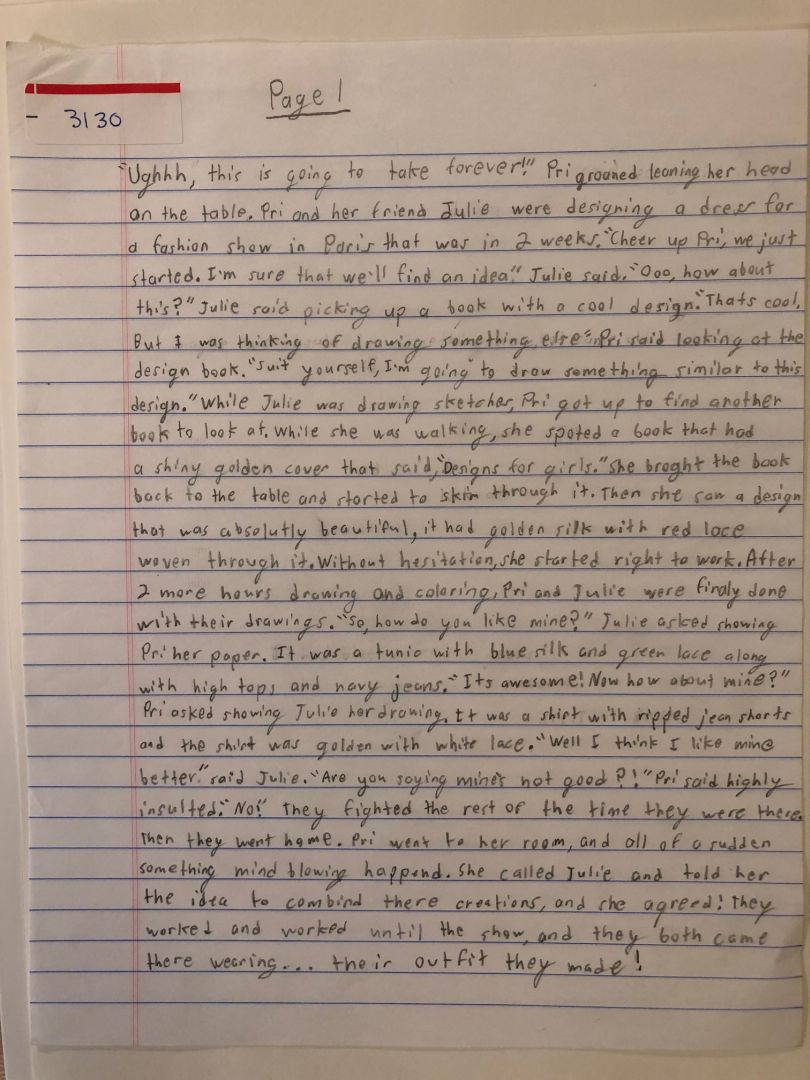
#> input picture data_management/autopreprocess_testing/data/Photo 3130 .jpg, 810 x 1080 px, found by its file name
$ jupyter execute --allow-errors FunctionBreakdown.ipynb   (older library calls are emulated)
#> lines starting #> are read from the running program, lines starting #| are printed output that depends on the picture; after the words box and inside, x2 and y2 are one past the last pixel; in counts of white or black regions, pixels touching at a corner belong together
[cell 1]
import cv2
import pytesseract
import numpy as np
import matplotlib as plt
import matplotlib.pyplot as pplt
from pytesseract import Output

[cell 2]
image = cv2.imread('/home/cwhyse/BloomProj/scribble-stadium-ds/data_management/autopreprocess_testing/data/Photo 3130 .jpg')
#> image is the input picture: shape (1080, 810, 3); mean B, G, R 133.9, 146.3, 163.1
#> (the rest of this cell did not finish here and is left out)

[cell 3]
# d["text"]

[cell 4]
# get grayscale image
def get_grayscale(image):
    return cv2.cvtColor(image, cv2.COLOR_BGR2GRAY)

# noise removal
def remove_noise(image):
    return cv2.medianBlur(image,5)

#thresholding
def thresholding(image):
    return cv2.threshold(image, 0, 255, cv2.THRESH_BINARY + cv2.THRESH_OTSU)[1]

#dilation
def dilate(image):
    kernel = np.ones((5,5),np.uint8)
    return cv2.dilate(image, kernel, iterations = 1)

#erosion
def erode(image):
    kernel = np.ones((5,5),np.uint8)
    return cv2.erode(image, kernel, iterations = 1)

#opening - erosion followed by dilation
def opening(image):
    kernel = np.ones((5,5),np.uint8)
    return cv2.morphologyEx(image, cv2.MORPH_OPEN, kernel)

#canny edge detection
def canny(image):
    return cv2.Canny(image, 100, 200)
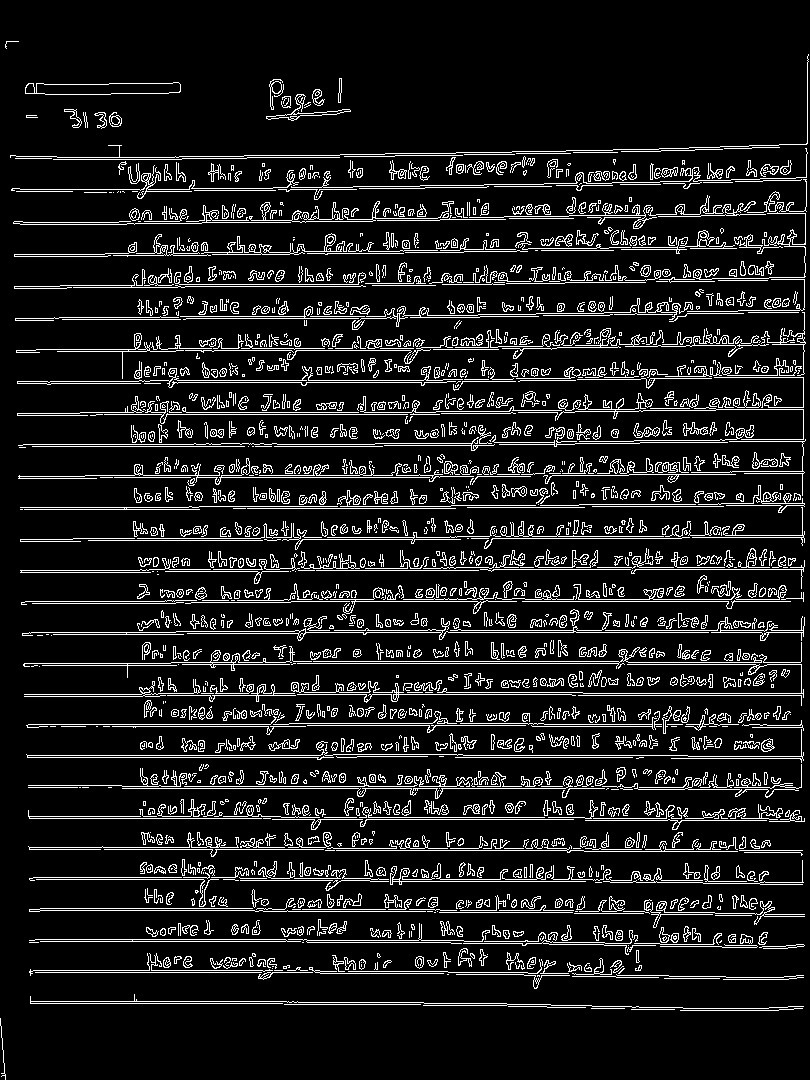
#> returned value: shape (1080, 810); 11% white in thin lines or dots

#skew correction
def deskew(image):
    coords = np.column_stack(np.where(image > 0))
    angle = cv2.minAreaRect(coords)[-1]
    if angle < -45:
        angle = -(90 + angle)
    else:
        angle = -angle
    (h, w) = image.shape[:2]
    center = (w // 2, h // 2)
    M = cv2.getRotationMatrix2D(center, angle, 1.0)
    rotated = cv2.warpAffine(image, M, (w, h), flags=cv2.INTER_CUBIC, borderMode=cv2.BORDER_REPLICATE)
    return rotated

#template matching
def match_template(image, template):
    return cv2.matchTemplate(image, template, cv2.TM_CCOEFF_NORMED)

# wrapping individual words
def bounding_boxes(image):
    n_boxes = len(d['text'])
    for i in range(n_boxes):
        if int(d['conf'][i]) > 60:
            (x, y, w, h) = (d['left'][i], d['top'][i], d['width'][i], d['height'][i])
            img = cv2.rectangle(img, (x, y), (x + w, y + h), (0, 255, 0), 2)
    return img

[cell 5]
opened = opening(image)

pplt.imshow(opened)
pplt.title('my picture')
pplt.show()

[cell 6]
canny = canny(image)

pplt.imshow(canny)
pplt.title('my picture')
pplt.show()

[cell 7]
canny.shape
#> Out = (1080, 810)

[cell 8]
# img = cv2.imread(image)
image = cv2.imread('/home/cwhyse/BloomProj/scribble-stadium-ds/data_management/autopreprocess_testing/data/Photo 3130 .jpg')
gray = get_grayscale(image)

pplt.imshow(gray)
pplt.title('my picture')
pplt.show()

[cell 9]
clean = remove_noise(image)

pplt.imshow(clean)
pplt.title('my picture')
pplt.show()

[cell 10]
# [5 lines of commented-out code are left out]

[cell 11]
# [5 lines of commented-out code are left out]

[cell 12]
# [5 lines of commented-out code are left out]

[cell 13]
# bounding_boxes(opened)

# pplt.imshow(opened)
# # pplt.title('my picture')
# pplt.show()

[cell 14]
# [5 lines of commented-out code are left out]

[cell 15]
# import numpy as np
# from scipy.misc import imshow, imsave, imread
imggray = np.mean(image, -1)
imfft = np.fft.fft2(imggray)
mags = np.abs(np.fft.fftshift(imfft))
angles = np.angle(np.fft.fftshift(imfft))
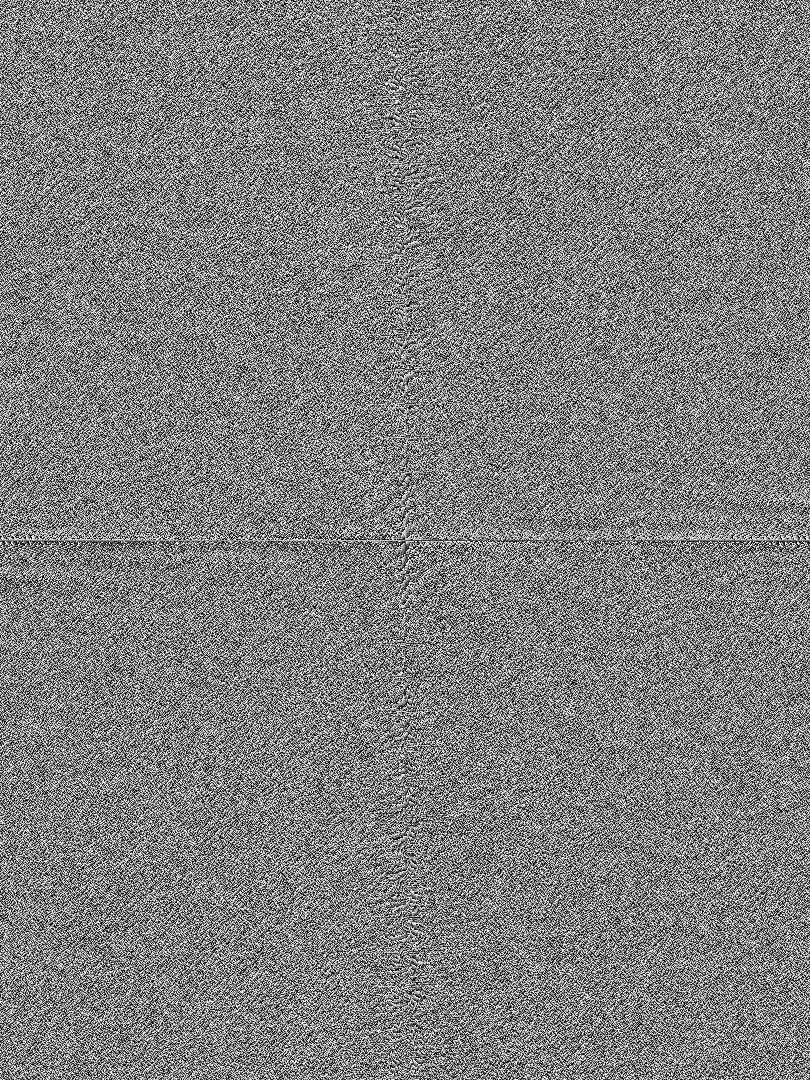
#> angles: shape (1080, 810) float64; min -3.14, max 3.14, mean 7.18e-06; drawn with min black and max white
visual = np.log(mags)
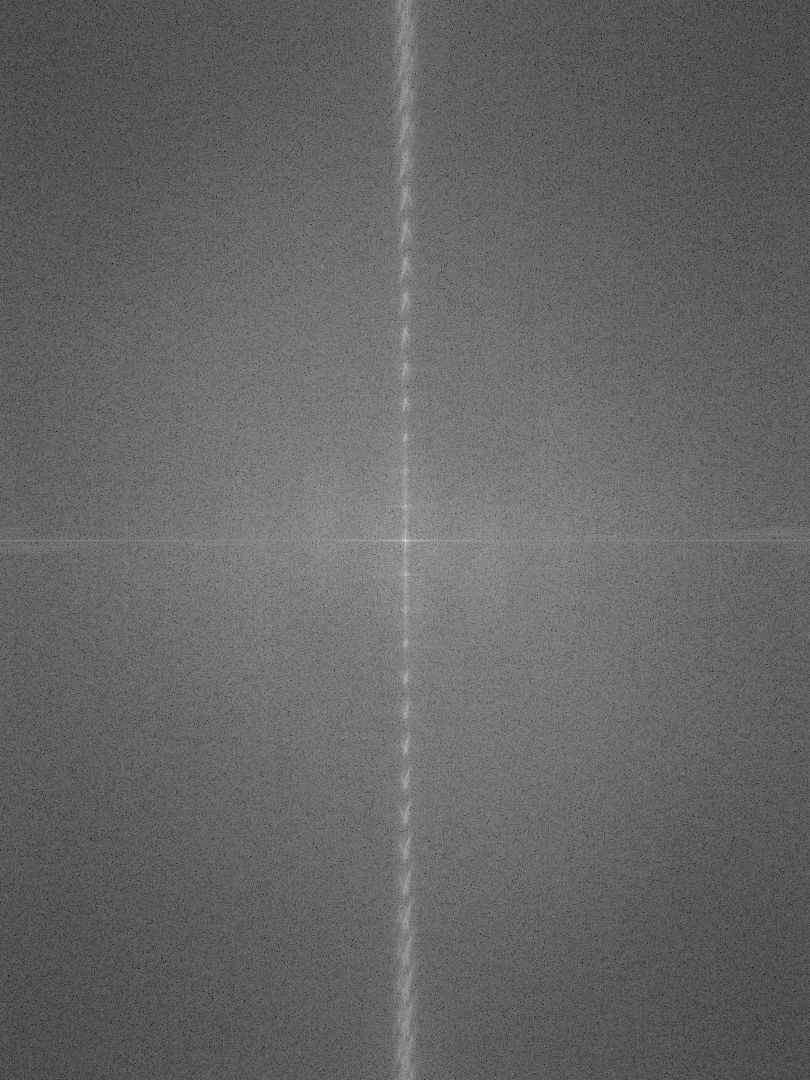
#> visual: shape (1080, 810) float64; min 1.53, max 18.68, mean 8.41; drawn with min black and max white
visual2 = (visual - visual.min()) / (visual.max() - visual.min())*255

[cell 16]
#
mask = image[:,:,:3]
mask = (np.mean(mask,-1) > 20)
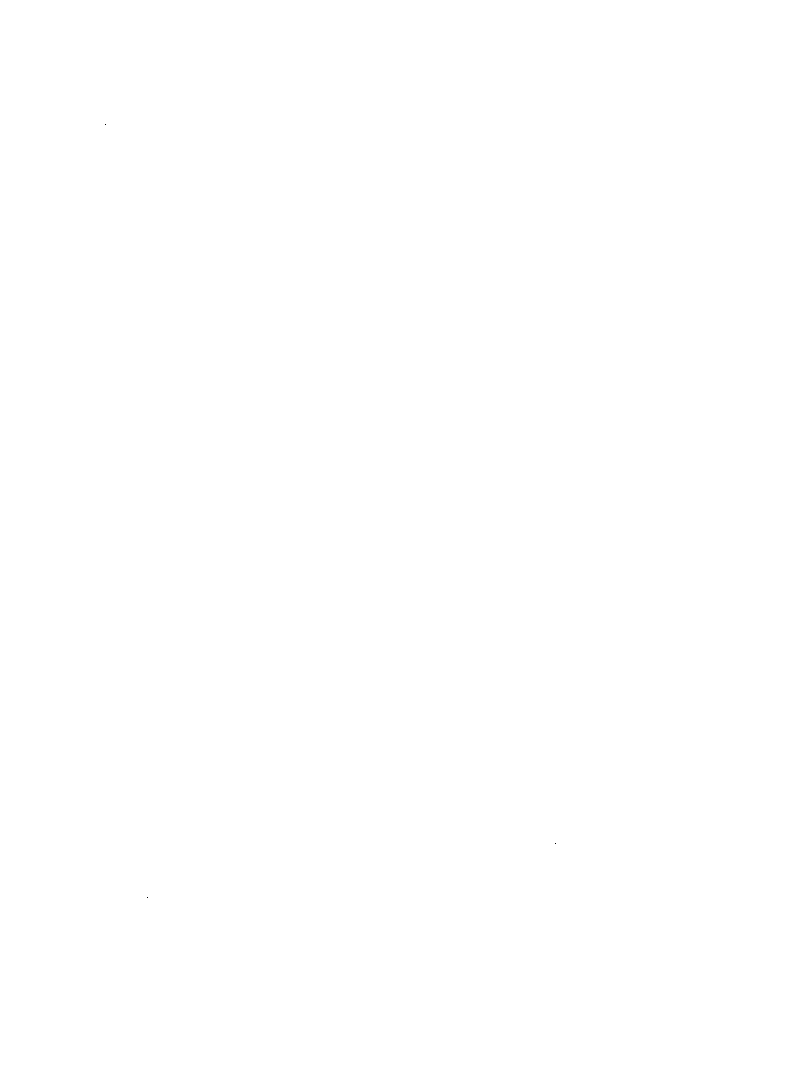
#> mask: shape (1080, 810) bool; 100% white; black in thin lines or dots, all inside (x1, y1, x2, y2) = (105, 124, 556, 898)
visual2[mask] = np.mean(visual)

[cell 17]
# !pip install opencv-contrib-python

[cell 18]
newmagsshift = np.exp(visual)
newffts = newmagsshift * np.exp(1j*angles)
newfft = np.fft.ifftshift(newffts)
imrev = np.fft.ifft2(newfft)
newim2 = 255 - np.abs(imrev).astype(np.uint8)
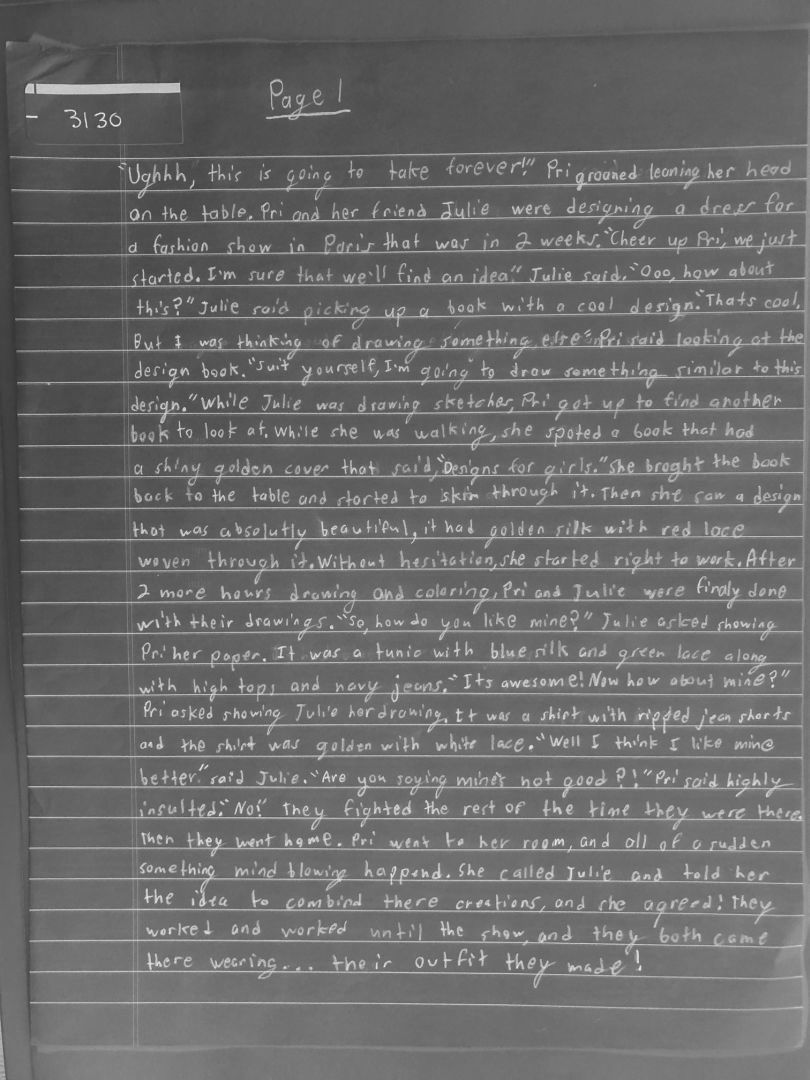
#> newim2: shape (1080, 810); min 44, max 245, mean 107.8

[cell 19]
# pplt.imshow(newim2)
# pplt.show()

[cell 20]
newim2.shape
#> Out = (1080, 810)

[cell 21]
# # cannyPlus = canny(newim2)
# openedPlus = opening(newim2)
# cleanPlus = remove_noise(newim2)

[cell 22]
cv2.imwrite("/home/cwhyse/BloomProj/scribble-stadium-ds/data_management/autopreprocess_testing/data/transformedData/Photo 3130 (fourier).jpg",  newim2)
#> Out = True
